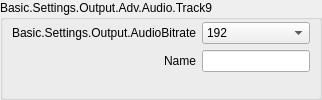
                            <widget class="QGroupBox" name="groupBox_22">
                             <property name="sizePolicy">
                              <sizepolicy hsizetype="Preferred" vsizetype="Preferred">
                               <horstretch>0</horstretch>
                               <verstretch>0</verstretch>
                              </sizepolicy>
                             </property>
                             <property name="title">
                              <string>Basic.Settings.Output.Adv.Audio.Track9</string>
                             </property>
                             <layout class="QFormLayout" name="formLayout_72">
                              <property name="fieldGrowthPolicy">
                               <enum>QFormLayout::AllNonFixedFieldsGrow</enum>
                              </property>
                              <property name="labelAlignment">
                               <set>Qt::AlignRight|Qt::AlignTrailing|Qt::AlignVCenter</set>
                              </property>
                              <property name="leftMargin">
                               <number>9</number>
                              </property>
                              <property name="topMargin">
                               <number>2</number>
                              </property>
                              <property name="rightMargin">
                               <number>9</number>
                              </property>
                              <property name="bottomMargin">
                               <number>9</number>
                              </property>
                              <item row="0" column="0">
                               <widget class="QLabel" name="advOutTrack9BitrateLabel">
                                <property name="minimumSize">
                                 <size>
                                  <width>170</width>
                                  <height>0</height>
                                 </size>
                                </property>
                                <property name="text">
                                 <string>Basic.Settings.Output.AudioBitrate</string>
                                </property>
                                <property name="alignment">
                                 <set>Qt::AlignRight|Qt::AlignTrailing|Qt::AlignVCenter</set>
                                </property>
                                <property name="buddy">
                                 <cstring>advOutTrack9Bitrate</cstring>
                                </property>
                               </widget>
                              </item>
                              <item row="0" column="1">
                               <widget class="QComboBox" name="advOutTrack9Bitrate">
                                <property name="sizePolicy">
                                 <sizepolicy hsizetype="Preferred" vsizetype="Preferred">
                                  <horstretch>0</horstretch>
                                  <verstretch>0</verstretch>
                                 </sizepolicy>
                                </property>
                                <property name="currentIndex">
                                 <number>8</number>
                                </property>
                                <item>
                                 <property name="text">
                                  <string>32</string>
                                 </property>
                                </item>
                                <item>
                                 <property name="text">
                                  <string>48</string>
                                 </property>
                                </item>
                                <item>
                                 <property name="text">
                                  <string>64</string>
                                 </property>
                                </item>
                                <item>
                                 <property name="text">
                                  <string>80</string>
                                 </property>
                                </item>
                                <item>
                                 <property name="text">
                                  <string>96</string>
                                 </property>
                                </item>
                                <item>
                                 <property name="text">
                                  <string>112</string>
                                 </property>
                                </item>
                                <item>
                                 <property name="text">
                                  <string>128</string>
                                 </property>
                                </item>
                                <item>
                                 <property name="text">
                                  <string>160</string>
                                 </property>
                                </item>
                                <item>
                                 <property name="text">
                                  <string>192</string>
                                 </property>
                                </item>
                                <item>
                                 <property name="text">
                                  <string>256</string>
                                 </property>
                                </item>
                                <item>
                                 <property name="text">
                                  <string>320</string>
                                 </property>
                                </item>
                               </widget>
                              </item>
                              <item row="1" column="0">
                               <widget class="QLabel" name="label_9004">
                                <property name="text">
                                 <string>Name</string>
                                </property>
                                <property name="buddy">
                                 <cstring>advOutTrack9Name</cstring>
                                </property>
                               </widget>
                              </item>
                              <item row="1" column="1">
                               <widget class="QLineEdit" name="advOutTrack9Name">
                                <property name="sizePolicy">
                                 <sizepolicy hsizetype="Expanding" vsizetype="Preferred">
                                  <horstretch>0</horstretch>
                                  <verstretch>0</verstretch>
                                 </sizepolicy>
                                </property>
                               </widget>
                              </item>
                             </layout>
                            </widget>
